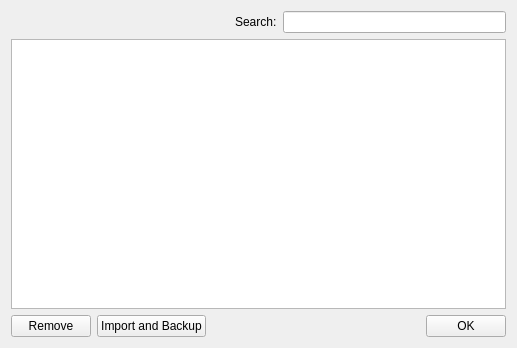
<?xml version="1.0" encoding="UTF-8"?>
<ui version="4.0">
 <class>BookmarkManagerWidget</class>
 <widget class="QWidget" name="BookmarkManagerWidget">
  <property name="geometry">
   <rect>
    <x>0</x>
    <y>0</y>
    <width>517</width>
    <height>348</height>
   </rect>
  </property>
  <property name="windowTitle">
   <string>Manage Bookmarks</string>
  </property>
  <layout class="QVBoxLayout" name="verticalLayout">
   <item>
    <layout class="QHBoxLayout" name="horizontalLayout">
     <item>
      <spacer name="horizontalSpacer">
       <property name="orientation">
        <enum>Qt::Horizontal</enum>
       </property>
       <property name="sizeHint" stdset="0">
        <size>
         <width>40</width>
         <height>20</height>
        </size>
       </property>
      </spacer>
     </item>
     <item>
      <widget class="QLabel" name="label">
       <property name="text">
        <string>Search:</string>
       </property>
      </widget>
     </item>
     <item>
      <widget class="QLineEdit" name="lineEdit"/>
     </item>
    </layout>
   </item>
   <item>
    <widget class="QTreeView" name="treeView">
     <property name="acceptDrops">
      <bool>true</bool>
     </property>
     <property name="showDropIndicator" stdset="0">
      <bool>true</bool>
     </property>
     <property name="dragEnabled">
      <bool>true</bool>
     </property>
     <property name="autoExpandDelay">
      <number>1000</number>
     </property>
     <property name="uniformRowHeights">
      <bool>true</bool>
     </property>
     <property name="allColumnsShowFocus">
      <bool>true</bool>
     </property>
     <attribute name="headerDefaultSectionSize">
      <number>225</number>
     </attribute>
     <attribute name="headerMinimumSectionSize">
      <number>50</number>
     </attribute>
     <attribute name="headerDefaultSectionSize">
      <number>225</number>
     </attribute>
     <attribute name="headerMinimumSectionSize">
      <number>50</number>
     </attribute>
    </widget>
   </item>
   <item>
    <layout class="QHBoxLayout" name="horizontalLayout_2">
     <item>
      <widget class="QPushButton" name="remove">
       <property name="text">
        <string>Remove</string>
       </property>
      </widget>
     </item>
     <item>
      <widget class="QPushButton" name="importExport">
       <property name="text">
        <string>Import and Backup</string>
       </property>
      </widget>
     </item>
     <item>
      <spacer name="horizontalSpacer_2">
       <property name="orientation">
        <enum>Qt::Horizontal</enum>
       </property>
       <property name="sizeHint" stdset="0">
        <size>
         <width>40</width>
         <height>20</height>
        </size>
       </property>
      </spacer>
     </item>
     <item>
      <widget class="QPushButton" name="pushButton_5">
       <property name="text">
        <string>OK</string>
       </property>
      </widget>
     </item>
    </layout>
   </item>
  </layout>
 </widget>
 <resources/>
 <connections>
  <connection>
   <sender>pushButton_5</sender>
   <signal>clicked()</signal>
   <receiver>BookmarkManagerWidget</receiver>
   <slot>close()</slot>
   <hints>
    <hint type="sourcelabel">
     <x>445</x>
     <y>328</y>
    </hint>
    <hint type="destinationlabel">
     <x>340</x>
     <y>313</y>
    </hint>
   </hints>
  </connection>
 </connections>
</ui>
